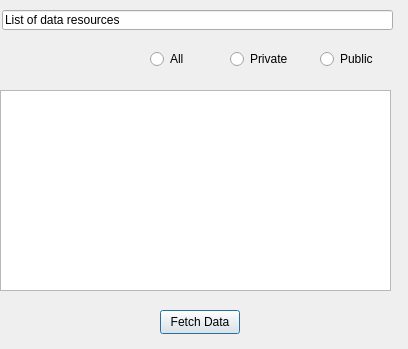
<?xml version="1.0" encoding="UTF-8"?>
<ui version="4.0">
 <class>Ugix_resourcesDialogBase</class>
 <widget class="QDialog" name="Ugix_resourcesDialogBase">
  <property name="geometry">
   <rect>
    <x>0</x>
    <y>0</y>
    <width>408</width>
    <height>349</height>
   </rect>
  </property>
  <property name="windowTitle">
   <string>GDI QGIS Plugin</string>
  </property>
  <widget class="QListWidget" name="listWidget">
   <property name="geometry">
    <rect>
     <x>0</x>
     <y>90</y>
     <width>391</width>
     <height>201</height>
    </rect>
   </property>
  </widget>
  <widget class="QPushButton" name="okButton">
   <property name="geometry">
    <rect>
     <x>160</x>
     <y>310</y>
     <width>80</width>
     <height>24</height>
    </rect>
   </property>
   <property name="text">
    <string>Fetch Data</string>
   </property>
  </widget>
  <widget class="QLineEdit" name="lineEdit">
   <property name="geometry">
    <rect>
     <x>2</x>
     <y>10</y>
     <width>391</width>
     <height>20</height>
    </rect>
   </property>
   <property name="text">
    <string>List of data resources</string>
   </property>
  </widget>
  <!-- <widget class="QComboBox" name="comboBox">
   <property name="geometry">
    <rect>
     <x>10</x>
     <y>50</y>
     <width>90</width>
     <height>22</height>
    </rect>
   </property>
  </widget> -->
  <widget class="QRadioButton" name="radioButtonAll">
   <property name="geometry">
    <rect>
     <x>150</x>
     <y>50</y>
     <width>69</width>
     <height>18</height>
    </rect>
   </property>
   <property name="text">
    <string>All</string>
   </property>
  </widget>
  <widget class="QRadioButton" name="radioButtonPrivate">
   <property name="geometry">
    <rect>
     <x>230</x>
     <y>50</y>
     <width>69</width>
     <height>18</height>
    </rect>
   </property>
   <property name="text">
    <string>Private</string>
   </property>
  </widget>
  <widget class="QRadioButton" name="radioButtonPublic">
   <property name="geometry">
    <rect>
     <x>320</x>
     <y>50</y>
     <width>69</width>
     <height>18</height>
    </rect>
   </property>
   <property name="text">
    <string>Public</string>
   </property>
  </widget>
 </widget>
 <resources/>
 <connections/>
</ui>
